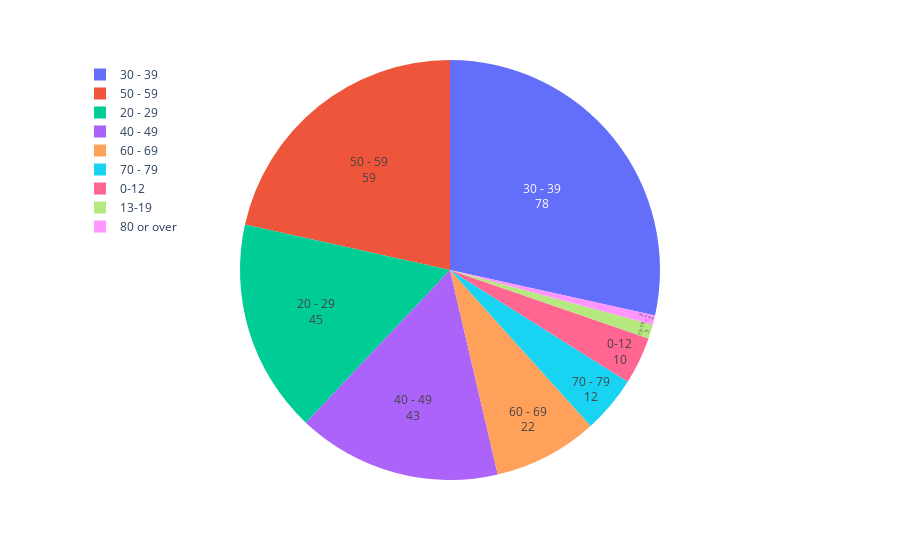

Notebook code for this chart:
### Code cell
fig_age = px.pie(age_cases, values='count', names='age_range')
fig_age.update_layout(legend=dict(x=0, y=1))
# hov_template = ''
fig_age.update_traces(hoverinfo= 'label+percent', 
                  hovertemplate = '%{label}<br>%{value}',
                  textinfo='value+label',
                  textposition='inside')
fig_age.show()

### Figure 1 — Plotly figure (JSON) as saved in the notebook; plotly's stock layout.template omitted (floating-point values rounded to 4 significant figures)
{"data": [{"domain": {"x": [0, 1], "y": [0, 1]}, "hoverinfo": "label+percent", "hoverlabel": {"namelength": 0}, "hovertemplate": "%{label}<br>%{value}", "labels": ["0-12", "13-19", "20 - 29", "30 - 39", "40 - 49", "50 - 59", "60 - 69", "70 - 79", "80 or over"], "legendgroup": "", "name": "", "showlegend": true, "textinfo": "value+label", "textposition": "inside", "type": "pie", "values": [10, 3, 45, 78, 43, 59, 22, 12, 2]}], "layout": {"legend": {"tracegroupgap": 0, "x": 0, "y": 1}, "margin": {"t": 60}}}
